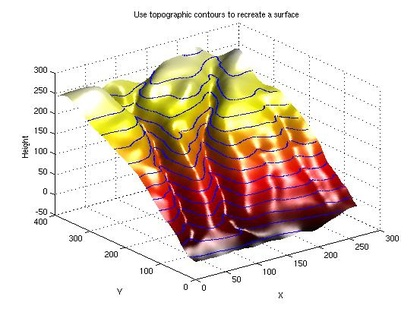
%> input picture DISCO/segmentation-software-master/GeneralFunctions/FileExchangeFucntions/gridfitdir/ravine.jpg, 420 x 315 px, shrunk from 553 x 415 before the run; its folder holds only this picture in this run
$ octave simple_image_processing_script.m   (GNU Octave 9; MATLAB toolbox functions it lacks are replaced by stand-ins)
%> lines starting %> are read from the running program, lines starting %| are printed output that depends on the picture
### DISCO/segmentation-software-master/GeneralMatlabFunctions/minfilt2.m
function Y = minfilt2(X,varargin)
%  MINFILT2    Two-dimensional min filter
%
%     Y = MINFILT2(X,[M N]) performs two-dimensional minimum
%     filtering on the image X using an M-by-N window. The result
%     Y contains the minimun value in the M-by-N neighborhood around
%     each pixel in the original image.
%     This function uses the van Herk algorithm for min filters.
%
%     Y = MINFILT2(X,M) is the same as Y = MINFILT2(X,[M M])
%
%     Y = MINFILT2(X) uses a 3-by-3 neighborhood.
%
%     Y = MINFILT2(..., 'shape') returns a subsection of the 2D
%     filtering specified by 'shape' :
%        'full'  - Returns the full filtering result,
%        'same'  - (default) Returns the central filter area that is the
%                   same size as X,
%        'valid' - Returns only the area where no filter elements are outside
%                  the image.
%
%     See also : MAXFILT2, VANHERK
%

% Initialization
[S, shape] = parse_inputs(varargin{:});

% filtering
Y = vanherk(X,S(1),'min',shape);
Y = vanherk(Y,S(2),'min','col',shape);

%%%%%%%%%%%%%%%%%%%%%%%%%%%%%%%%%%%%%%%%%%%%%%%%%%%%%%%%%%%%%%%%%%%%%%%%%%%%%%%%%%%%%%%%%%%
function [S, shape] = parse_inputs(varargin)
shape = 'same';
flag = [0 0]; % size shape

for i = 1 : nargin
   t = varargin{i};
   if strcmp(t,'full') & flag(2) == 0
      shape = 'full';
      flag(2) = 1;
   elseif strcmp(t,'same') & flag(2) == 0
      shape = 'same';
      flag(2) = 1;
   elseif strcmp(t,'valid') & flag(2) == 0
      shape = 'valid';
      flag(2) = 1;
   elseif flag(1) == 0
      S = t;
      flag(1) = 1;
   else
      error(['Too many / Unkown parameter : ' t ])
   end
end

if flag(1) == 0
   S = [3 3];
end
if length(S) == 1;
   S(2) = S(1);
end
if length(S) ~= 2
   error('Wrong window size parameter.')
end

### DISCO/segmentation-software-master/GeneralMatlabFunctions/simple_image_processing_script.m
%% general image processing script.

% here I (Elco) have collected a few useful image processing techniques for
% general images.
% the different modules can be tried in different sequences with changes of
% parameter to get a rough image processing
%
% parameters are roughly chosen for 60x 512 by 512 images and the
% segmentation of fluorescent images

%% load image as img

[file,path] = uigetfile('*.*','please select and image file that can be read by matlab');
%> the answer given: ../GeneralFunctions/FileExchangeFucntions/gridfitdir/ravine.jpg
img = imread([path file]);
%> img is the input picture: size 315x420x3 uint8; mean R, G, B 228.9, 214.5, 202.9
figure(1);
title('raw image')
imshow(img,[])

%% processing for segmentation is perfomred on Img_mod
img_mod = double(img);


%% log

% brings images to a more reasonably scale

img_mod = log(img_mod+1);
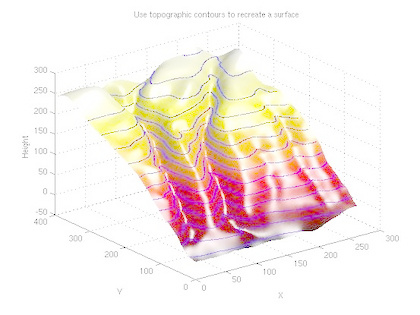
%> img_mod: size 315x420x3 double; mean R, G, B 5.39, 5.15, 5.06; drawn with min black and max white

%% minfilt

% good for noise/peak removal.

img_mod = minfilt2(img_mod,[5 5],'same');
%> the loop in parse_inputs, `for i = 1 : nargin` made 2 passes
%> S on pass 1: [5 5]
%> t on pass 2: 'same'
%> after the loop in parse_inputs, `for i = 1 : nargin`: flag = [1 1]; shape = 'same'
%> in minfilt2, `[S, shape] = parse_inputs(varargin{:});`: S = [5 5]; shape = 'same'
%> the run ends on the next line
